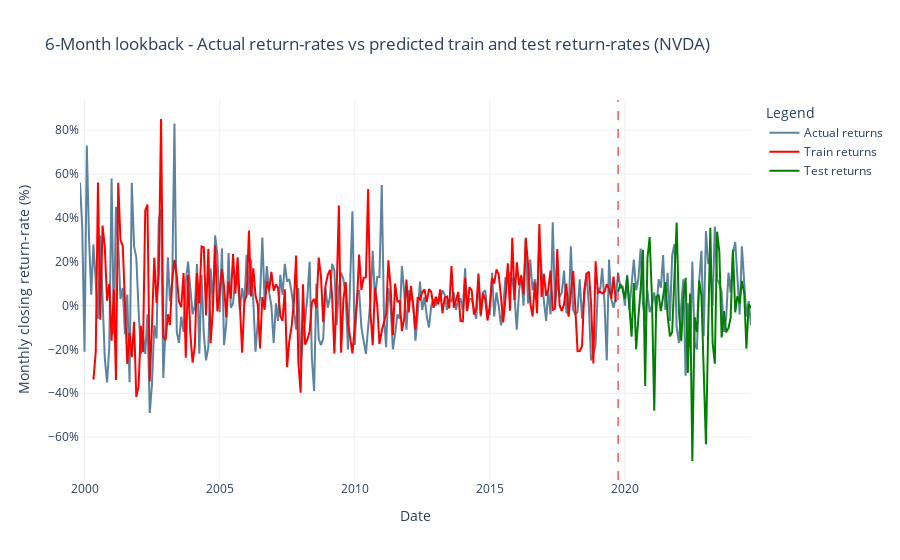

Here is the notebook cell this chart was saved with:
### Markdown cell above
### Plot

### Code cell
plot(timeseries, train_plot=train_plot_6m, test_plot=test_plot_6m, lookback=6, ticker=ticker)

### Figure 1 — Plotly figure (JSON) as saved in the notebook; plotly's stock layout.template omitted (floating-point values rounded to 4 significant figures; data arrays with more than 128 entries replaced by an {"elided": "..."} marker saying what was removed)
{"data": [{"line": {"color": "#5c839f", "width": 2}, "mode": "lines", "name": "Actual returns", "x": {"elided": "299 str values"}, "y": {"elided": "299 float values"}, "type": "scatter"}, {"line": {"color": "red", "width": 2}, "mode": "lines", "name": "Train returns", "x": {"elided": "299 str values"}, "y": {"elided": "299 float values"}, "type": "scatter"}, {"line": {"color": "green", "width": 2}, "mode": "lines", "name": "Test returns", "x": {"elided": "299 str values"}, "y": {"elided": "299 float values"}, "type": "scatter"}], "layout": {"shapes": [{"line": {"color": "red", "dash": "dash", "width": 1}, "type": "line", "x0": "2019-10-01", "x1": "2019-10-01", "xref": "x", "y0": 0, "y1": 1, "yref": "y domain"}], "yaxis": {"title": {"text": "Monthly closing return-rate (%)"}, "tickformat": ".0%"}, "title": {"text": "6-Month lookback - Actual return-rates vs predicted train and test return-rates (NVDA)"}, "xaxis": {"title": {"text": "Date"}}, "legend": {"title": {"text": "Legend"}}}}
